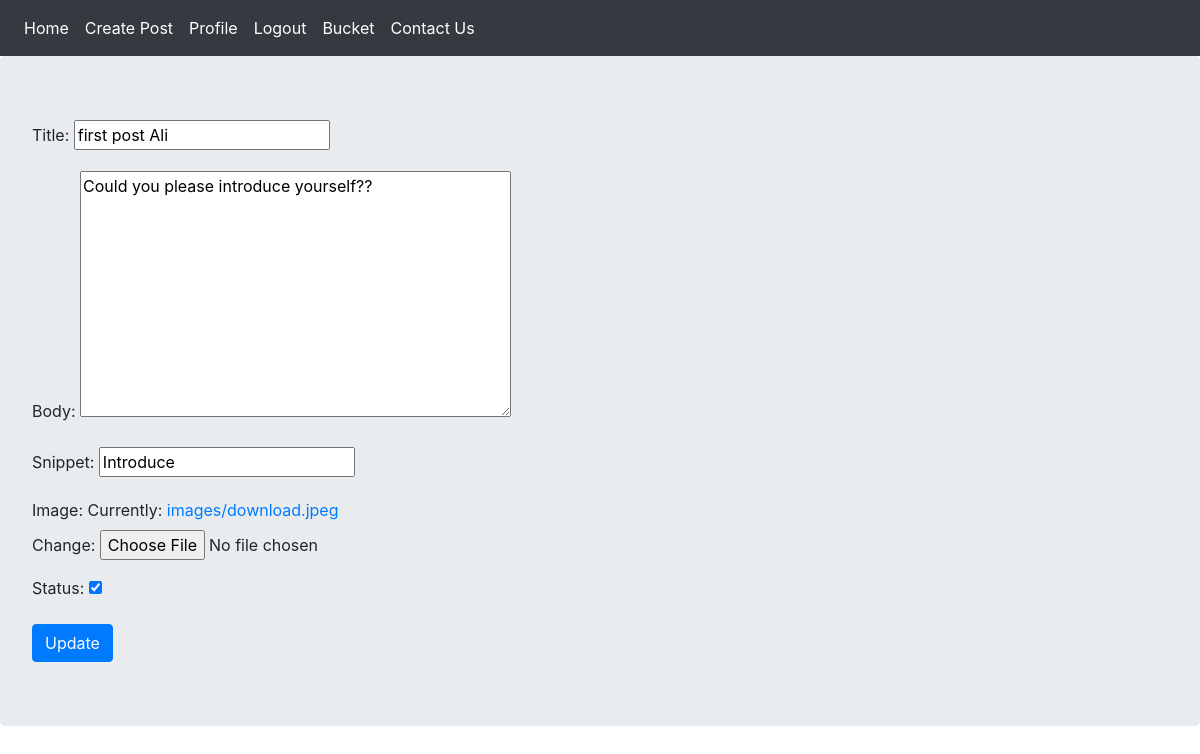
/post_update/5/ (signed in), run on an earlier commit of the app's database.
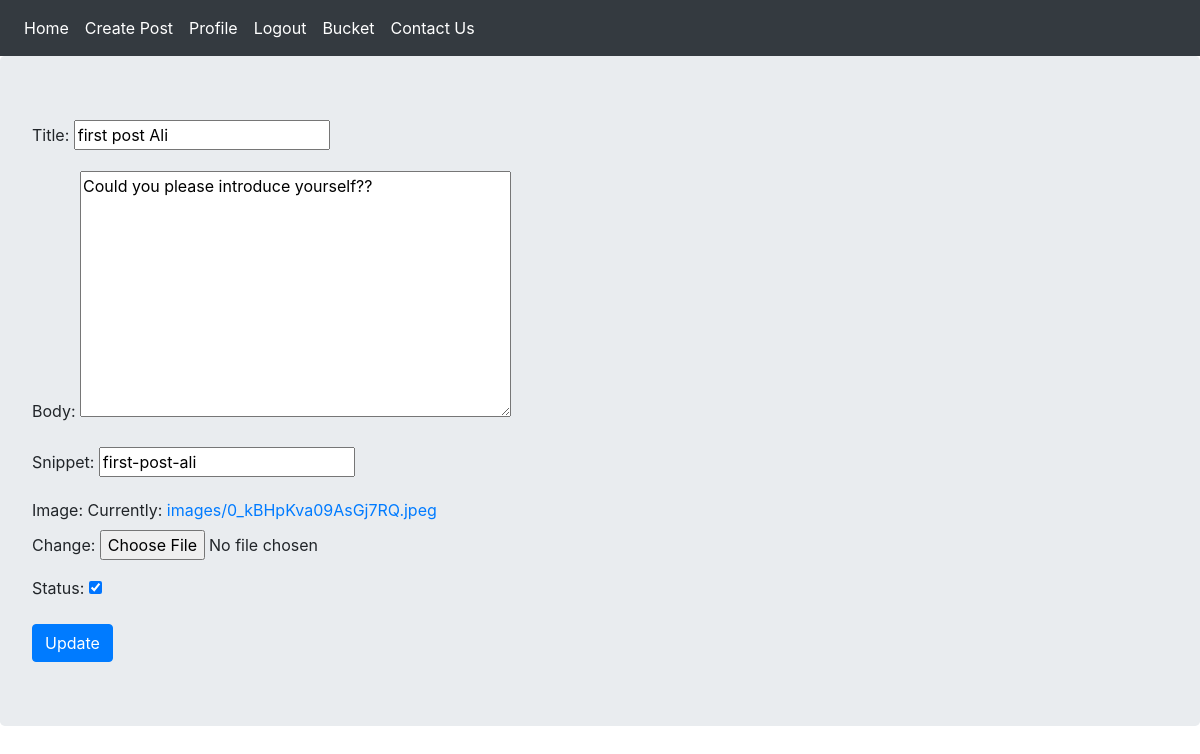
And on a later commit of the database.
### blog/models.py (models this page shows, shortened)
class Post(models.Model):
    user = models.ForeignKey(User, on_delete=models.CASCADE)
    title = models.CharField(max_length=250)
    body = RichTextField()
    snippet = models.CharField(max_length=300)
    image = models.ImageField(default='accounts/avatar/1.jpg')
    publish = models.DateTimeField(default=timezone.now)
    created = models.DateTimeField(auto_now_add=True)
    updated = models.DateTimeField(auto_now=True)
    status = models.BooleanField(default=False)
    class Meta:
        ordering = ['-publish']

### blog/views.py (the view, shortened to what this page needs)
# urls.py: path('post_update/<int:post_id>/', views.PostUpdate.as_view(), name='post_update'),
class PostUpdate(AuthorAccessMixin, View):
    template_name = 'blog/post_update.html'
    form_class = PostCreateForm
    def get(self, request, post_id):
        post = get_object_or_404(Post, id=post_id)
        form = self.form_class(instance=post)
        return render(request, self.template_name, {'form':form,})

### blog/forms.py
class PostCreateForm(forms.ModelForm):
    class Meta:
        model = Post
        fields = ['title', 'body', 'snippet', 'image', 'status']

### blog/mixins.py (called while the page is built)
    def dispatch(self, request, post_id, *args, **kwargs):
        post = get_object_or_404(Post, pk=post_id)
        if request.user.is_authenticated:
            if request.user.is_admin or request.user.username == post.user.username:
                return super().dispatch(request, post_id, *args, **kwargs)
            else:
                return redirect('accounts:profile',  request.user.id )
        else:
            return redirect('accounts:login')

### blog/templates/blog/post_update.html (shortened to what this page needs)
{% extends 'base.html' %}
{% block content %}
    <form action="" method="post" enctype="multipart/form-data">
        {{ form.as_p }}
        <input type="submit" value="Update" class="btn btn-primary">
    </form>
{% endblock %}

What changed in the data, as far as the page shows it:
changed Post "first post Ali": snippet "Introduce" → "first-post-ali"
Also different on the page:
text no longer shown: "Title: Body: Snippet: Image: Currently: images/download.jpeg Change: Status:"
text now shown: "Title: Body: Snippet: Image: Currently: images/0_kBHpKva09AsGj7RQ.jpeg Change: Status:"
